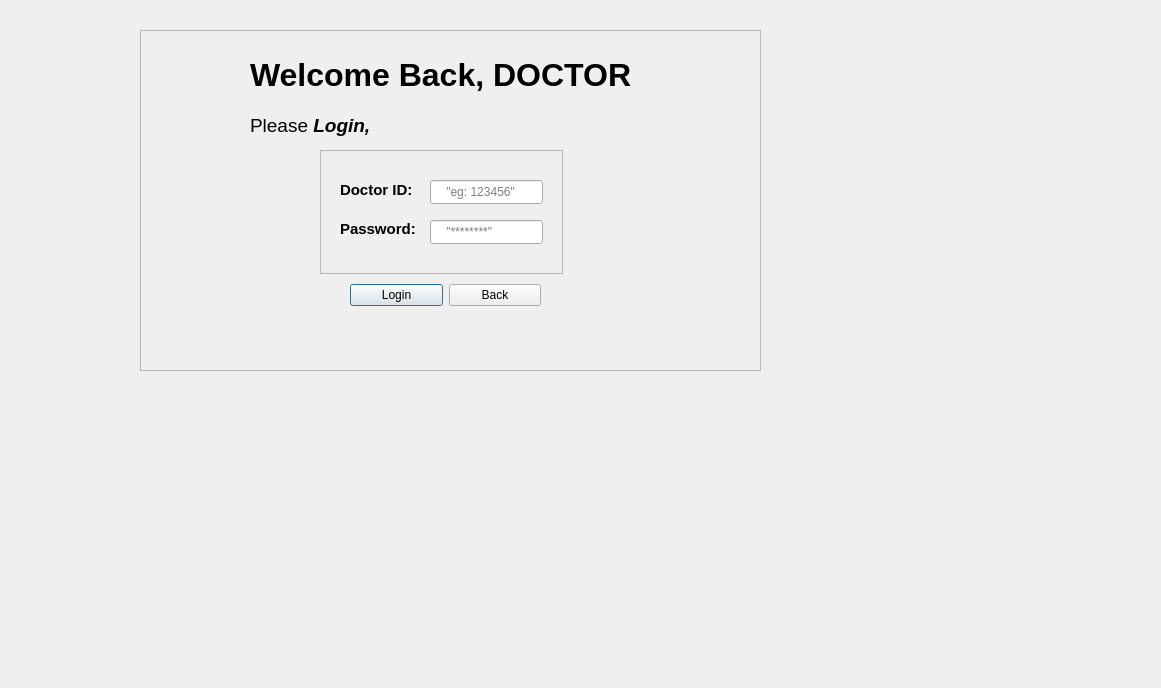
<?xml version="1.0" encoding="UTF-8"?>
<ui version="4.0">
 <class>Doctorlogindialog</class>
 <widget class="QDialog" name="Doctorlogindialog">
  <property name="geometry">
   <rect>
    <x>0</x>
    <y>0</y>
    <width>1161</width>
    <height>688</height>
   </rect>
  </property>
  <property name="windowTitle">
   <string>Dialog</string>
  </property>
  <widget class="QFrame" name="frame">
   <property name="geometry">
    <rect>
     <x>140</x>
     <y>30</y>
     <width>621</width>
     <height>341</height>
    </rect>
   </property>
   <property name="frameShape">
    <enum>QFrame::Shape::StyledPanel</enum>
   </property>
   <property name="frameShadow">
    <enum>QFrame::Shadow::Raised</enum>
   </property>
   <widget class="QLabel" name="titleLabel">
    <property name="geometry">
     <rect>
      <x>110</x>
      <y>20</y>
      <width>401</width>
      <height>51</height>
     </rect>
    </property>
    <property name="text">
     <string>&lt;html&gt;&lt;head/&gt;&lt;body&gt;&lt;p&gt;&lt;span style=&quot; font-size:24pt; font-weight:700;&quot;&gt;Welcome Back, DOCTOR&lt;/span&gt;&lt;/p&gt;&lt;/body&gt;&lt;/html&gt;</string>
    </property>
   </widget>
   <widget class="QLabel" name="subtitleLabel">
    <property name="geometry">
     <rect>
      <x>110</x>
      <y>80</y>
      <width>121</width>
      <height>31</height>
     </rect>
    </property>
    <property name="text">
     <string>&lt;html&gt;&lt;head/&gt;&lt;body&gt;&lt;p&gt;&lt;span style=&quot; font-size:14pt;&quot;&gt;Please &lt;/span&gt;&lt;span style=&quot; font-size:14pt; font-weight:700; font-style:italic;&quot;&gt;Login,&lt;/span&gt;&lt;/p&gt;&lt;/body&gt;&lt;/html&gt;</string>
    </property>
   </widget>
   <widget class="QWidget" name="horizontalLayoutWidget">
    <property name="geometry">
     <rect>
      <x>210</x>
      <y>250</y>
      <width>191</width>
      <height>31</height>
     </rect>
    </property>
    <layout class="QHBoxLayout" name="horizontalLayout">
     <item>
      <widget class="QPushButton" name="loginButton">
       <property name="text">
        <string>Login</string>
       </property>
      </widget>
     </item>
     <item>
      <widget class="QPushButton" name="backButton">
       <property name="text">
        <string>Back</string>
       </property>
      </widget>
     </item>
    </layout>
   </widget>
   <widget class="QFrame" name="frame_2">
    <property name="geometry">
     <rect>
      <x>180</x>
      <y>120</y>
      <width>243</width>
      <height>124</height>
     </rect>
    </property>
    <property name="frameShape">
     <enum>QFrame::Shape::StyledPanel</enum>
    </property>
    <property name="frameShadow">
     <enum>QFrame::Shadow::Raised</enum>
    </property>
    <widget class="QLabel" name="doctorIdLabel">
     <property name="geometry">
      <rect>
       <x>20</x>
       <y>30</y>
       <width>83</width>
       <height>21</height>
      </rect>
     </property>
     <property name="text">
      <string>&lt;html&gt;&lt;head/&gt;&lt;body&gt;&lt;p&gt;&lt;span style=&quot; font-size:11pt; font-weight:700;&quot;&gt;Doctor ID:&lt;/span&gt;&lt;/p&gt;&lt;/body&gt;&lt;/html&gt;</string>
     </property>
    </widget>
    <widget class="QLineEdit" name="idInput">
     <property name="geometry">
      <rect>
       <x>110</x>
       <y>30</y>
       <width>113</width>
       <height>24</height>
      </rect>
     </property>
     <property name="placeholderText">
      <string>    &quot;eg: 123456&quot;</string>
     </property>
    </widget>
    <widget class="QLineEdit" name="passwordInput">
     <property name="geometry">
      <rect>
       <x>110</x>
       <y>70</y>
       <width>113</width>
       <height>24</height>
      </rect>
     </property>
     <property name="echoMode">
      <enum>QLineEdit::EchoMode::Password</enum>
     </property>
     <property name="placeholderText">
      <string>    &quot;********&quot;</string>
     </property>
    </widget>
    <widget class="QLabel" name="passwordLabel">
     <property name="geometry">
      <rect>
       <x>20</x>
       <y>70</y>
       <width>81</width>
       <height>16</height>
      </rect>
     </property>
     <property name="text">
      <string>&lt;html&gt;&lt;head/&gt;&lt;body&gt;&lt;p&gt;&lt;span style=&quot; font-size:11pt; font-weight:700;&quot;&gt;Password:&lt;/span&gt;&lt;/p&gt;&lt;/body&gt;&lt;/html&gt;</string>
     </property>
    </widget>
   </widget>
  </widget>
 </widget>
 <tabstops>
  <tabstop>idInput</tabstop>
  <tabstop>passwordInput</tabstop>
  <tabstop>loginButton</tabstop>
  <tabstop>backButton</tabstop>
 </tabstops>
 <resources/>
 <connections/>
</ui>
